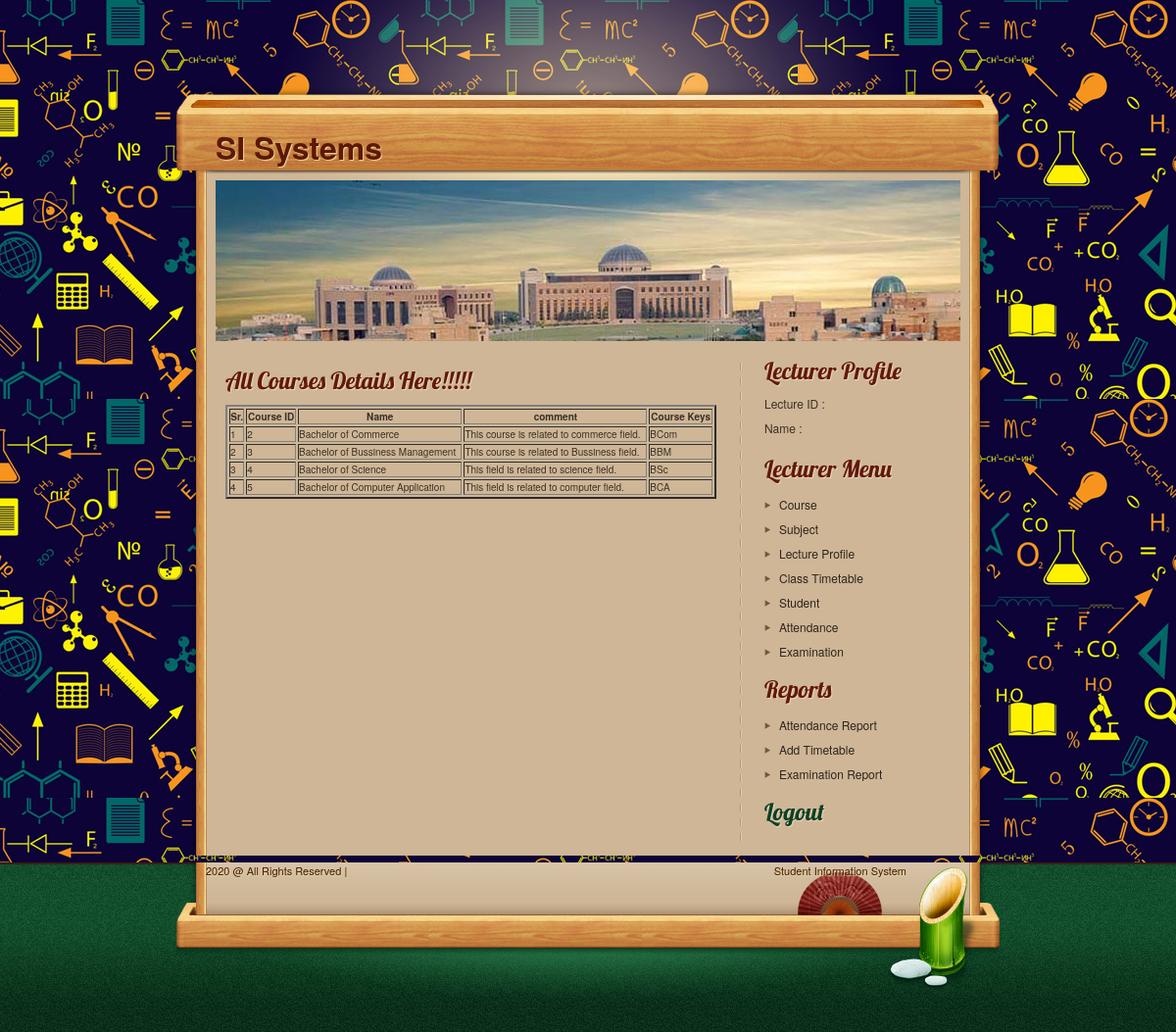
The app's page /SIstudent/admin/lecturer/course.php with its own data.
### tables this page shows
CREATE TABLE `course` (
  `courseid` bigint(4) NOT NULL,
  `coursename` varchar(40) NOT NULL,
  `comment` text NOT NULL,
  `coursekey` varchar(15) NOT NULL
);

### SIstudent/admin/lecturer/course.php (the view, shortened to what this page needs)
<?php
include("header.php");
include("conection.php");
?>
<section id="page">
<header id="pageheader" class="normalheader">
<h2 class="sitedescription">
  </h2>
</header>
<section id="contents">
<article class="post">
  <header class="postheader">
  <h2>All Courses Details Here!!!!!</h2>
  </header>
  <section class="entry">
<form  method="POST" action="sresult.php" id="formID" name="form1" >
<table width="501" border="2">
  <tr>
  <th>Sr.</th>
    <th>Course ID </th>
    <th>Name </th>
    <th>comment</th>
	 <th>Course Keys </th>
  </tr>
<?php
$ret=mysqli_query($con,"select * from course");
$cnt=1;
while ($row=mysqli_fetch_array($ret)) {
?>
<tr>
  <td><?php echo $cnt;?></td>
  <td><?php  echo $row['courseid'];?></td>
   <td><?php echo $row['coursename'];?></td>
    <td><?php echo $row['comment'];?></td>
  <td><?php echo $row['coursekey'];?></td>
</tr>
<?php
$cnt=$cnt+1;
}?>
</table>
   <br>
</form>
</section>
</article>
</section>
<?php
include("lecturemenu.php");
include("footer.php");
?>

### SIstudent/admin/lecturer/style.css (style rules this page uses)
html, body { height:100%; }
body { background: url(images/bodybg.jpg) repeat; font-family:"Helvetica Neue", Helvetica, Verdana, sans-serif; color:#3b2f27; position:relative; }
#page { background: url(images/pagebg.png) repeat-y; padding:0 40px; }
#pageheader { margin-bottom:15px; }
.normalheader { background:url(images/normalheader.jpg) no-repeat; height:164px; }
#contents { width:525px; float:left; padding-right:12px; background:url(images/sidebar-devider.png) right top repeat-y; min-height:500px; margin-bottom:10px; }
.post { margin-bottom:20px; padding:10px; }
#page h2 { font:2.4em 'Lobster', Arial, Helvetica, sans-serif; color:#621907; text-shadow:#ead7be 1px 1px 1px; }
.postheader { margin-bottom:10px; }
.sitedescription { color:#9edab8; font:normal 1.6em 'FertigoProRegular', Arial, sans-serif!important; color:#9edab8!important; text-shadow:#08421f 1px 1px 1px!important; }
.normalheader .sitedescription { padding:60px 280px 0 20px; }

### records on screen
course: courseid "2", coursename "Bachelor of Commerce", comment "This course is related to commerce field.", coursekey "BCom"
course: courseid "3", coursename "Bachelor of Bussiness Management", comment "This course is related to Bussiness field.", coursekey "BBM"
course: courseid "4", coursename "Bachelor of Science", comment "This field is related to science field.", coursekey "BSc"
course: courseid "5", coursename "Bachelor of Computer Application", comment "This field is related to computer field.", coursekey "BCA"
